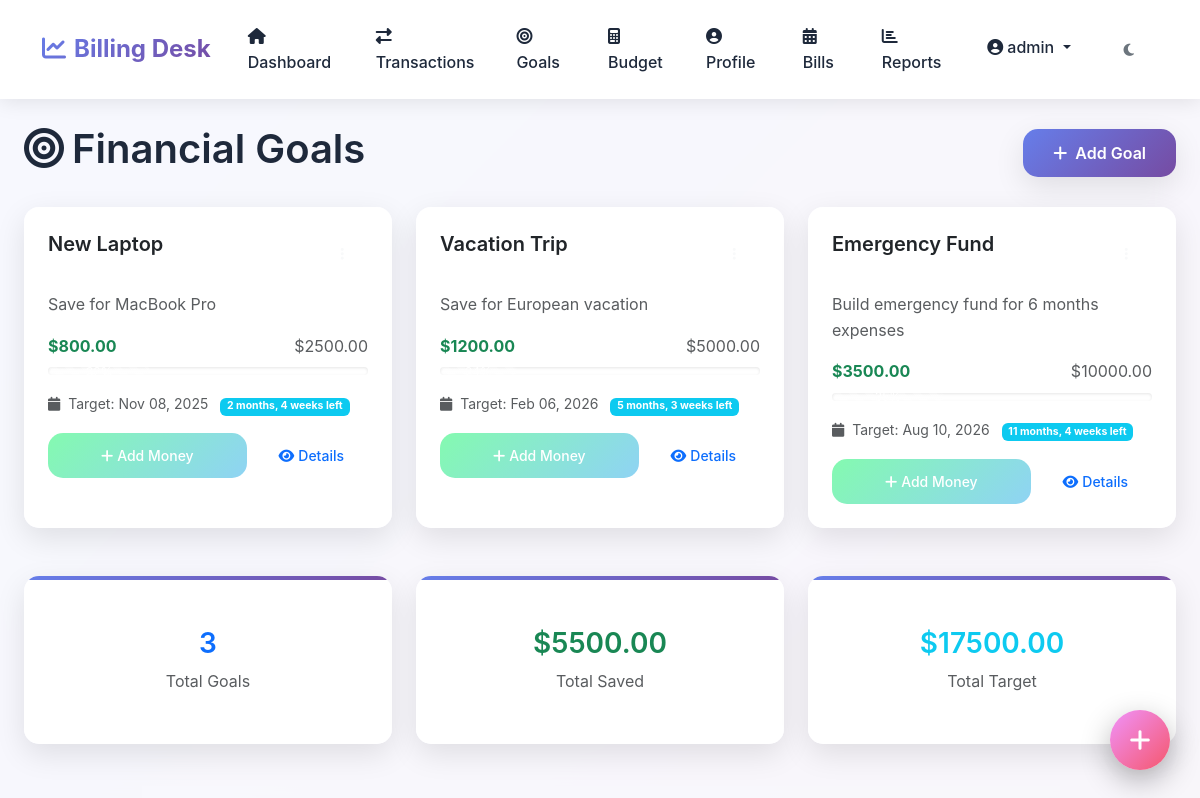
/goals/ (signed in), run on the app's committed database.
### budget/models.py (models this page shows, shortened)
class Goal(models.Model):
    STATUS_CHOICES = [
        ('active', 'Active'),
        ('completed', 'Completed'),
        ('cancelled', 'Cancelled'),
    ]
    user = models.ForeignKey(User, on_delete=models.CASCADE)
    title = models.CharField(max_length=100)
    description = models.TextField(blank=True)
    target_amount = models.DecimalField(
        max_digits=10,
        decimal_places=2,
        validators=[MinValueValidator(Decimal('0.01'))]
    )
    current_amount = models.DecimalField(
        max_digits=10,
        decimal_places=2,
        default=0,
        validators=[MinValueValidator(Decimal('0.00'))]
    )
    deadline = models.DateField(null=True, blank=True)
    status = models.CharField(max_length=10, choices=STATUS_CHOICES, default='active')
    created_at = models.DateTimeField(auto_now_add=True)
    class Meta:
        ordering = ['deadline', '-created_at']

### budget/views.py (the view)
# urls.py: path('goals/', views.goals_view, name='goals'),
@login_required
def goals_view(request):
    user = request.user
    goals = Goal.objects.filter(user=user).order_by('-created_at')
    total_goals = goals.count()
    total_saved = goals.aggregate(
        total=Sum('current_amount')
    )['total'] or 0
    total_target = goals.aggregate(
        total=Sum('target_amount')
    )['total'] or 0
    context = {
        'goals': goals,
        'total_goals': total_goals,
        'total_saved': total_saved,
        'total_target': total_target,
    }
    return render(request, 'budget/goals.html', context)

### budget/templates/budget/goals.html (shortened to what this page needs)
{% extends 'budget/base.html' %}
{% load static %}
{% block content %}
<div class="container-fluid">
    <div class="row">
        <div class="col-12">
            <div class="d-flex justify-content-between align-items-center mb-4">
                <h1 class="page-title">
                    <i class="fas fa-bullseye me-2"></i>Financial Goals
                </h1>
                <button class="btn btn-primary" data-bs-toggle="modal" data-bs-target="#addGoalModal">
                    <i class="fas fa-plus me-2"></i>Add Goal
                </button>
            </div>
        </div>
    </div>
    <div class="row">
        {% for goal in goals %}
        <div class="col-lg-4 col-md-6 mb-4">
            <div class="card glass-card goal-card h-100">
                <div class="card-body">
                    <div class="d-flex justify-content-between align-items-start mb-3">
                        <h5 class="card-title">{{ goal.title }}</h5>
                        <div class="dropdown">
                            <button class="btn btn-sm btn-outline-light" type="button" data-bs-toggle="dropdown">
                                <i class="fas fa-ellipsis-v"></i>
                            </button>
                        </div>
                    </div>
                    <p class="card-text text-muted mb-3">{{ goal.description }}</p>
                    <div class="goal-progress mb-3">
                        <div class="d-flex justify-content-between mb-2">
                            <span class="text-success fw-bold">${{ goal.current_amount|floatformat:2 }}</span>
                            <span class="text-muted">${{ goal.target_amount|floatformat:2 }}</span>
                        </div>
                        <div class="progress progress-animated">
                            <div class="progress-bar bg-gradient"
                                 role="progressbar"
                                 style="width: {% widthratio goal.current_amount goal.target_amount 100 %}%"
                                 aria-valuenow="{% widthratio goal.current_amount goal.target_amount 100 %}"
                                 aria-valuemin="0"
                                 aria-valuemax="100">
                            </div>
                        </div>
                    </div>
                    <div class="goal-deadline mb-3">
                        <small class="text-muted">
                            <i class="fas fa-calendar me-1"></i>
                            Target: {{ goal.deadline|date:"M d, Y" }}
                            <span class="badge {% if goal.deadline|timeuntil %}bg-info{% else %}bg-warning{% endif %} ms-2">
                                {% if goal.deadline|timeuntil %}
                                    {{ goal.deadline|timeuntil }} left
                                {% else %}
                                    Overdue
                                {% endif %}
                            </span>
                        </small>
                    </div>
                    <div class="d-flex gap-2">
                        <button class="btn btn-sm btn-success flex-fill"
                                onclick="addToGoal({{ goal.id }})"
                                data-bs-toggle="modal"
                                data-bs-target="#addToGoalModal">
                            <i class="fas fa-plus me-1"></i>Add Money
                        </button>
                        <button class="btn btn-sm btn-outline-primary"
                                onclick="viewGoalDetails({{ goal.id }})">
                            <i class="fas fa-eye me-1"></i>Details
                        </button>
                    </div>
                </div>
            </div>
        </div>
        {% endfor %}
    </div>
    {% if goals %}
    <div class="row mt-4">
        <div class="col-md-4">
            <div class="card glass-card stat-card">
                <div class="card-body text-center">
                    <h3 class="text-primary">{{ total_goals }}</h3>
                    <p class="text-muted mb-0">Total Goals</p>
                </div>
            </div>
        </div>
        <div class="col-md-4">
            <div class="card glass-card stat-card">
                <div class="card-body text-center">
                    <h3 class="text-success">${{ total_saved|floatformat:2 }}</h3>
                    <p class="text-muted mb-0">Total Saved</p>
                </div>
            </div>
        </div>
        <div class="col-md-4">
            <div class="card glass-card stat-card">
                <div class="card-body text-center">
                    <h3 class="text-info">${{ total_target|floatformat:2 }}</h3>
                    <p class="text-muted mb-0">Total Target</p>
                </div>
            </div>
        </div>
    </div>
    {% endif %}
</div>
{% endblock %}

### budget/templates/budget/base.html (shortened to what this page needs)
{% load static %}
<!DOCTYPE html>
<html lang="en">
<head>
    <link href="https://cdn.jsdelivr.net/npm/bootstrap@5.3.2/dist/css/bootstrap.min.css" rel="stylesheet">
    <link href="https://cdnjs.cloudflare.com/ajax/libs/font-awesome/6.5.1/css/all.min.css" rel="stylesheet">
    <link rel="stylesheet" href="https://cdnjs.cloudflare.com/ajax/libs/animate.css/4.1.1/animate.min.css">
    <link rel="stylesheet" href="{% static 'budget/css/style.css' %}">
</head>
<body>
    <div class="main-container">
        <nav class="navbar navbar-expand-lg navbar-light sticky-top">
            <div class="container">
                <a class="navbar-brand" href="{% url 'dashboard' %}">
                    <i class="fas fa-chart-line me-2"></i>Billing Desk
                </a>
                <div class="collapse navbar-collapse" id="navbarNav">
                    <ul class="navbar-nav me-auto">
                        {% if user.is_authenticated %}
                            <li class="nav-item">
                                <a class="nav-link" href="{% url 'dashboard' %}">
                                    <i class="fas fa-home me-1"></i>Dashboard
                                </a>
                            </li>
                            <li class="nav-item">
                                <a class="nav-link" href="{% url 'transactions' %}">
                                    <i class="fas fa-exchange-alt me-1"></i>Transactions
                                </a>
                            </li>
                            <li class="nav-item">
                                <a class="nav-link" href="{% url 'goals' %}">
                                    <i class="fas fa-bullseye me-1"></i>Goals
                                </a>
                            </li>
                            <li class="nav-item">
                                <a class="nav-link" href="{% url 'budget' %}">
                                    <i class="fas fa-calculator me-1"></i>Budget
                                </a>
                            </li>
                            <li class="nav-item">
                                <a class="nav-link" href="{% url 'profile' %}">
                                    <i class="fas fa-user-circle me-1"></i>Profile
                                </a>
                            </li>
                            <li class="nav-item">
                                <a class="nav-link" href="{% url 'bills' %}">
                                    <i class="fas fa-calendar-alt me-1"></i>Bills
                                </a>
                            </li>
                            <li class="nav-item">
                                <a class="nav-link" href="{% url 'reports' %}">
                                    <i class="fas fa-chart-bar me-1"></i>Reports
                                </a>
                            </li>
                        {% endif %}
                    </ul>
                    <ul class="navbar-nav">
                        {% if user.is_authenticated %}
                            <li class="nav-item dropdown">
                                <a class="nav-link dropdown-toggle" href="#" id="navbarDropdown" role="button" data-bs-toggle="dropdown">
                                    <i class="fas fa-user-circle me-1"></i>{{ user.username }}
                                </a>
                            </li>
                            <li class="nav-item">
                                <button class="btn btn-outline-secondary btn-sm ms-2" onclick="toggleDarkMode()">
                                    <i class="fas fa-moon" id="darkModeIcon"></i>
                                </button>
                            </li>
                        {% endif %}
                    </ul>
                </div>
            </div>
        </nav>
        <main class="container-fluid py-4">
            {% block content %}
            {% endblock %}
        </main>
        {% if user.is_authenticated %}
            <button class="floating-action" onclick="showTransactionModal()" title="Add Transaction">
                <i class="fas fa-plus"></i>
            </button>
        {% endif %}
    </div>
</body>
</html>

### budget/templates/budget/base.html (style rules this page uses)
:root { --primary-color: #6366f1; --secondary-color: #f59e0b; --success-color: #10b981; --danger-color: #ef4444; --warning-color: #f59e0b; --info-color: #3b82f6; --light-color: #f8fafc; --dark-color: #1e293b; --gradient-primary: linear-gradient(135deg, #667eea 0%, #764ba2 100%); --gradient-secondary: linear-gradient(135deg, #f093fb 0%, #f5576c 100%); --box-shadow: 0 10px 30px rgba(0, 0, 0, 0.1); --border-radius: 15px; --transition: all 0.3s cubic-bezier(0.4, 0, 0.2, 1); }
* { margin: 0; padding: 0; box-sizing: border-box; }
body { font-family: 'Inter', -apple-system, BlinkMacSystemFont, sans-serif; background: linear-gradient(135deg, #667eea 0%, #764ba2 100%); min-height: 100vh; color: var(--dark-color); line-height: 1.6; }
.main-container { background: rgba(255, 255, 255, 0.95); backdrop-filter: blur(20px); min-height: 100vh; border-radius: 0; box-shadow: inset 0 0 100px rgba(255, 255, 255, 0.1); }
.navbar { background: rgba(255, 255, 255, 0.95) !important; backdrop-filter: blur(20px); border: none; box-shadow: 0 2px 20px rgba(0, 0, 0, 0.1); transition: var(--transition); }
.navbar-brand { font-weight: 700; font-size: 1.5rem; background: var(--gradient-primary); -webkit-background-clip: text; -webkit-text-fill-color: transparent; background-clip: text; }
.nav-link { font-weight: 500; transition: var(--transition); color: var(--dark-color) !important; border-radius: 8px; margin: 0 5px; }
.btn-primary { background: var(--gradient-primary); border: none; border-radius: var(--border-radius); padding: 12px 30px; font-weight: 600; transition: var(--transition); box-shadow: var(--box-shadow); }
.card { border: none; border-radius: var(--border-radius); box-shadow: var(--box-shadow); transition: var(--transition); background: rgba(255, 255, 255, 0.95); backdrop-filter: blur(20px); }
.stat-card { border-radius: var(--border-radius); padding: 25px; margin-bottom: 20px; transition: var(--transition); position: relative; overflow: hidden; }
.stat-card::before { content: ''; position: absolute; top: 0; left: 0; right: 0; height: 4px; background: var(--gradient-primary); }
.progress { height: 10px; border-radius: 10px; background: rgba(0, 0, 0, 0.1); overflow: hidden; }
.progress-bar { background: var(--gradient-primary); border-radius: 10px; transition: width 1s ease-in-out; }
.floating-action { position: fixed; bottom: 30px; right: 30px; width: 60px; height: 60px; border-radius: 50%; background: var(--gradient-secondary); border: none; color: white; font-size: 24px; box-shadow: 0 10px 30px rgba(0, 0, 0, 0.3); transition: var(--transition); z-index: 1000; }
.fade-in { animation: fadeInUp 0.8s ease-out; }

### budget/templates/budget/goals.html (style rules this page uses)
.goal-card { transition: transform 0.3s ease, box-shadow 0.3s ease; border: none; }
.progress { height: 8px; border-radius: 4px; background: rgba(255, 255, 255, 0.1); }
.progress-animated .progress-bar { background: linear-gradient(135deg, var(--primary-color), var(--secondary-color)); transition: width 0.8s ease; }
.stat-card { transition: transform 0.3s ease; }
.progress-bar { animation: progressFill 1s ease-out; }

### data on the page
Goal: title "New Laptop", description "Save for MacBook Pro", current_amount "800.00", target_amount "2500.00", deadline "Nov 08, 2025", deadline "2 months, 4 weeks"
Goal: title "Vacation Trip", description "Save for European vacation", current_amount "1200.00", target_amount "5000.00", deadline "Feb 06, 2026", deadline "5 months, 3 weeks"
Goal: title "Emergency Fund", description "Build emergency fund for 6 months expenses", current_amount "3500.00", target_amount "10000.00", deadline "Aug 10, 2026", deadline "11 months, 4 weeks"

### other printed values
{{ user.username }} "admin"
{{ total_goals }} "3"
{{ total_saved|floatformat:2 }} "5500.00"
{{ total_target|floatformat:2 }} "17500.00"
